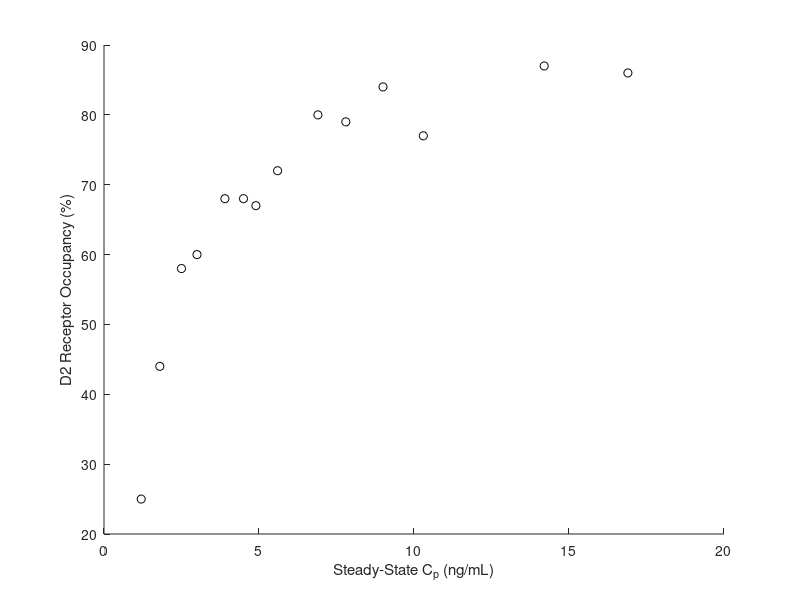

The MATLAB script that drew this image: (Note: this script raises an error after producing the figure.)
Emax = 100;
n = 1;
Cp = [1.2,1.8,2.5,3,3.9,4.5,4.9,5.6,6.9,7.8,9,10.3,14.2,16.9];
D2 = [25,44,58,60,68,68,67,72,80,79,84,77,87,86];

figure;
hold on;
plot(Cp,D2,'ok','LineStyle','none');
xlabel('Steady-State C_p (ng/mL)');
ylabel('D2 Receptor Occupancy (%)');

E = @(coeff,C) Emax*C./(coeff+C);
cf = fitnlm(Cp,D2,E,2);

EC50 = cf.Coefficients.Estimate;

Cpmodel = [0:20];
D2model = E(EC50,Cpmodel);
plot(Cpmodel,D2model,'k');

bound1 = 65*ones(21,1);
bound2 = 80*ones(21,1);
plot(Cpmodel,bound1,'--b');
plot(Cpmodel,bound2,'--r');

hold off;